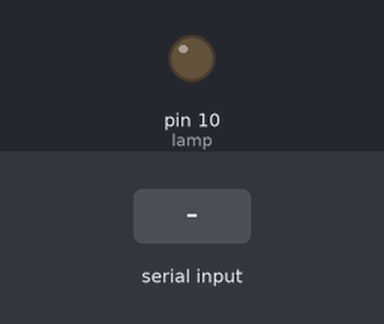
This sketch was run on a simulated Arduino Uno, built with avr-gcc and run on an emulated ATmega328P. On the bench: output pins drawn as LEDs (lit = HIGH). Inputs (shaded band) come from the test bench. What the sketch prints to the serial monitor is not drawn.

Above: at 1.2 s.
1.3 s: "a" received over Serial
At 2.5 s:
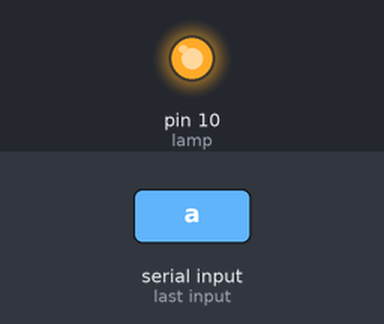
Timing chart, 0 to 4.3 s (numbered marks = the images above; inputs shaded):
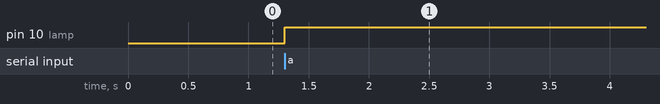

Measured:
- after the input at 1.3 s, pin 10 (lamp): LOW → HIGH at once

The sketch:

Projeto_Lamapada.ino
```cpp
int readBluetooth;          //Variável que irá receber o comando enviado do Android
int lamp = 10;

void setup() {
  Serial.begin(9600);    //Inicializa a comunicação serial
  pinMode(lamp,OUTPUT);  //Definindo o pino lamp como saída
}

void loop() {

   if(Serial.available()>0)       //Verifica se algo chegou via Bluetooth
     {
      readBluetooth=Serial.read();   //Grava esse algo lido na variável
      if(readBluetooth == 'a')
      {
      digitalWrite(lamp,!digitalRead(lamp));  //Alterna estado da lâmpada
      delay(250);
      Serial.write(digitalRead(lamp));        //Checa estado da lâmpada
      }
  }
}
```
